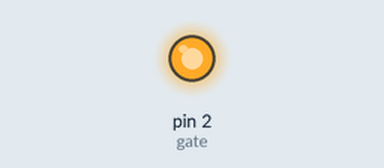
Recording of a sketch running on a simulated Arduino Uno, built with avr-gcc and run on an emulated ATmega328P. On the bench: output pins drawn as LEDs (lit = HIGH).

Above: at 0.1 s.
Timing chart, 0 to 1.6 s (numbered marks = the images above):
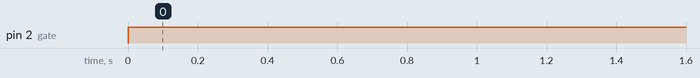

Measured:
- by itself, pin 2 (gate): LOW → HIGH at 0.00 s

The sketch:

Door_Lock.ino
```cpp
const int gate = 2;

void setup() {
  // put your setup code here, to run once:
  pinMode(gate, OUTPUT);
}

void loop() {
  // put your main code here, to run repeatedly:
  digitalWrite(gate, HIGH);
}
```
